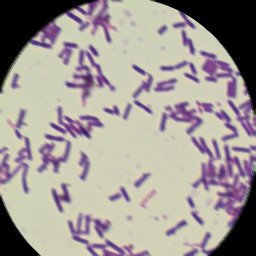
#> input picture Dataset_Augmented/Clostridium perfringens/13_aug7.jpg, 256 x 256 px; its folder holds only this picture in this run
$ python cropping.py
#> lines starting #> are read from the running program, lines starting #| are printed output that depends on the picture; after the words box and inside, x2 and y2 are one past the last pixel; in counts of white or black regions, pixels touching at a corner belong together
import os
import cv2
import glob
import numpy as np
from tqdm import tqdm

# Paths
augmented_dataset_path = "Dataset_Augmented"
cropped_dataset_path = "Dataset_Cropped_Improved"

os.makedirs(cropped_dataset_path, exist_ok=True)

# Parameters
MIN_SIZE = 32
OUTPUT_SIZE = 224
PADDING = 10  # add margin around bacteria crop
MIN_VARIANCE = 50  # filter very flat crops

folders = [f for f in os.listdir(augmented_dataset_path) if os.path.isdir(os.path.join(augmented_dataset_path, f))]
print("Found classes:", folders)

for folder in folders:
    class_input_path = os.path.join(augmented_dataset_path, folder)
    class_output_path = os.path.join(cropped_dataset_path, folder)
    os.makedirs(class_output_path, exist_ok=True)

    print(f"\nProcessing class: {folder}")
    images = glob.glob(os.path.join(class_input_path, "*.jpg")) + glob.glob(os.path.join(class_input_path, "*.png"))

    for img_path in tqdm(images, desc=f"Cropping {folder}"):
        img = cv2.imread(img_path)
#> img is the input picture: shape (256, 256, 3); mean B, G, R 148.8, 153.8, 161
        if img is None:
            continue

        # Convert to HSV for better color segmentation
        hsv = cv2.cvtColor(img, cv2.COLOR_BGR2HSV)
#> hsv: shape (256, 256, 3); mean H, S, V 55.3, 44.6, 164.8

        # Range for pink/magenta (adjust based on your data)
        lower_pink = np.array([140, 40, 40])  # lower HSV bound
        upper_pink = np.array([180, 255, 255])  # upper HSV bound
        mask = cv2.inRange(hsv, lower_pink, upper_pink)
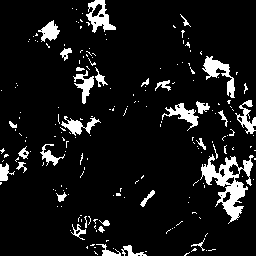
#> mask: shape (256, 256); 9% white; 195 white regions (163 under 20 px), largest, box (x1, y1, x2, y2) and area: (200, 154, 254, 224) 1349, (202, 56, 235, 98) 474, (86, 0, 116, 33) 439

        # Morphological operations to clean mask
        kernel = cv2.getStructuringElement(cv2.MORPH_ELLIPSE, (3, 3))
        mask = cv2.morphologyEx(mask, cv2.MORPH_OPEN, kernel, iterations=1)
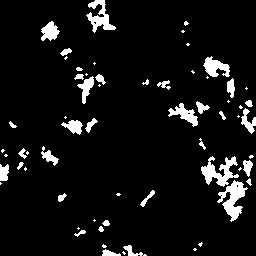
#> mask: shape (256, 256); 7.2% white; 63 white regions (28 under 20 px), largest, box (x1, y1, x2, y2) and area: (217, 180, 248, 222) 564, (201, 156, 239, 187) 546, (86, 0, 116, 33) 418
        mask = cv2.morphologyEx(mask, cv2.MORPH_CLOSE, kernel, iterations=2)
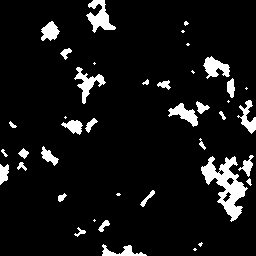
#> mask: shape (256, 256); 7.8% white; 41 white regions (12 under 20 px)

        contours, _ = cv2.findContours(mask, cv2.RETR_EXTERNAL, cv2.CHAIN_APPROX_SIMPLE)
#> contours = 41 contours, 16 with area under 20; largest, box (x1, y1, x2, y2) and area: (201, 156, 248, 222) 1181, (86, 0, 116, 33) 400, (74, 67, 106, 104) 320, (203, 56, 230, 79) 302, (168, 103, 198, 127) 276
        img_name = os.path.splitext(os.path.basename(img_path))[0]
        crop_count = 0

        for cnt in contours:
            x, y, w, h = cv2.boundingRect(cnt)
            if w < MIN_SIZE or h < MIN_SIZE:
                continue

            # Add padding but stay within image bounds
            x1 = max(0, x - PADDING)
            y1 = max(0, y - PADDING)
            x2 = min(img.shape[1], x + w + PADDING)
            y2 = min(img.shape[0], y + h + PADDING)

            crop = img[y1:y2, x1:x2]

            # Filter by variance (skip flat regions)
            if crop.var() < MIN_VARIANCE:
                continue

            # Optional denoising
            crop = cv2.fastNlMeansDenoisingColored(crop, None, 10, 10, 7, 21)

            # Resize
            crop_resized = cv2.resize(crop, (OUTPUT_SIZE, OUTPUT_SIZE), interpolation=cv2.INTER_CUBIC)

            save_path = os.path.join(class_output_path, f"{img_name}_crop{crop_count}.jpg")
            cv2.imwrite(save_path, crop_resized)
            crop_count += 1
#> this loop made 41 passes
#> (x, y, w, h) on passes 1, 2, 3, 4, 5, 7, 8, 9, 10, 11, 12, 14: (193, 248, 4, 3), (102, 244, 45, 12), (198, 242, 5, 5), (74, 227, 12, 10), (98, 220, 12, 12), (116, 193, 5, 3), (58, 193, 9, 9), (140, 190, 15, 17), (246, 178, 6, 8), (0, 164, 9, 21), (17, 162, 10, 9), (238, 155, 16, 22)
#> (cnt, x, y, w, h) on passes 6, 22, 27, 28, 32, 34: ([[94, 219], [93, 220], [94, 221], [95, 220]], 93, 219, 3, 3), ([[65, 116], [64, 117], [65, 118], [66, 117]], 64, 116, 3, 3), ([[228, 100], [227, 101], [228, 102], [229, 101]], 227, 100, 3, 3), ([[246, 87], [245, 88], [246, 89], [247, 88]], 245, 87, 3, 3), ([[192, 70], [191, 71], [193, 73], [194, 72]], 191, 70, 4, 4), ([[94, 62], [93, 63], [94, 64], [95, 63]], 93, 62, 3, 3)
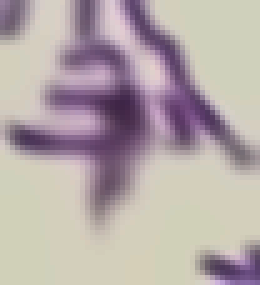
#> crop: shape (57, 52, 3) (shown 5 times larger); mean B, G, R 169, 169.8, 181.4
#> after the loop, crop_count = 2
#> pass 2 of the loop `for folder in folders:`:
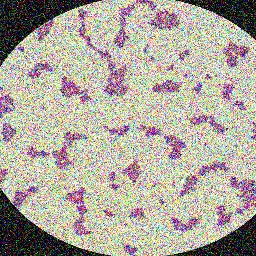
#> input picture Dataset_Augmented/Enterococcus faecalis/02_aug7.jpg, 256 x 256 px
#> img is the input picture: shape (256, 256, 3); mean B, G, R 157.9, 169, 175.6
#> hsv: shape (256, 256, 3); mean H, S, V 71.5, 66.2, 185.5
#> `mask = cv2.inRange(hsv, lower_pink, upper_pink)`:
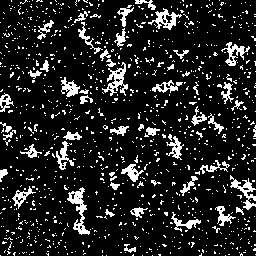
#> mask: shape (256, 256); 13.5% white in thin lines or dots
#> kernel = [[0, 1, 0], [1, 1, 1], [0, 1, 0]]
#> `mask = cv2.morphologyEx(mask, cv2.MORPH_CLOSE, kernel, iterations=2)`:
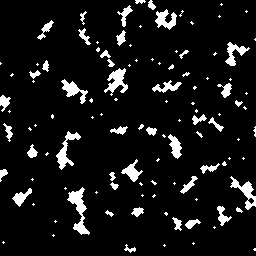
#> mask: shape (256, 256); 8.3% white; 112 white regions (68 under 20 px)
#> contours = 112 contours, 71 with area under 20; largest, box (x1, y1, x2, y2) and area: (67, 187, 90, 235) 350, (230, 176, 256, 210) 266, (104, 68, 128, 96) 257, (56, 131, 81, 170) 254, (61, 79, 88, 104) 209
#> the loop `for cnt in contours:` made 112 passes
#> (x, y, w, h) on passes 1, 3, 9, 10, 11, 12, 13, 14: (253, 248, 3, 3), (124, 244, 12, 9), (185, 219, 16, 10), (172, 217, 10, 14), (164, 212, 4, 4), (105, 210, 9, 7), (236, 207, 7, 6), (131, 207, 13, 10)
#> after the loop `for cnt in contours:`: crop_count = 0

print("\n✅ Improved cropping complete!")
print(f"Cropped images saved to: {cropped_dataset_path}")
